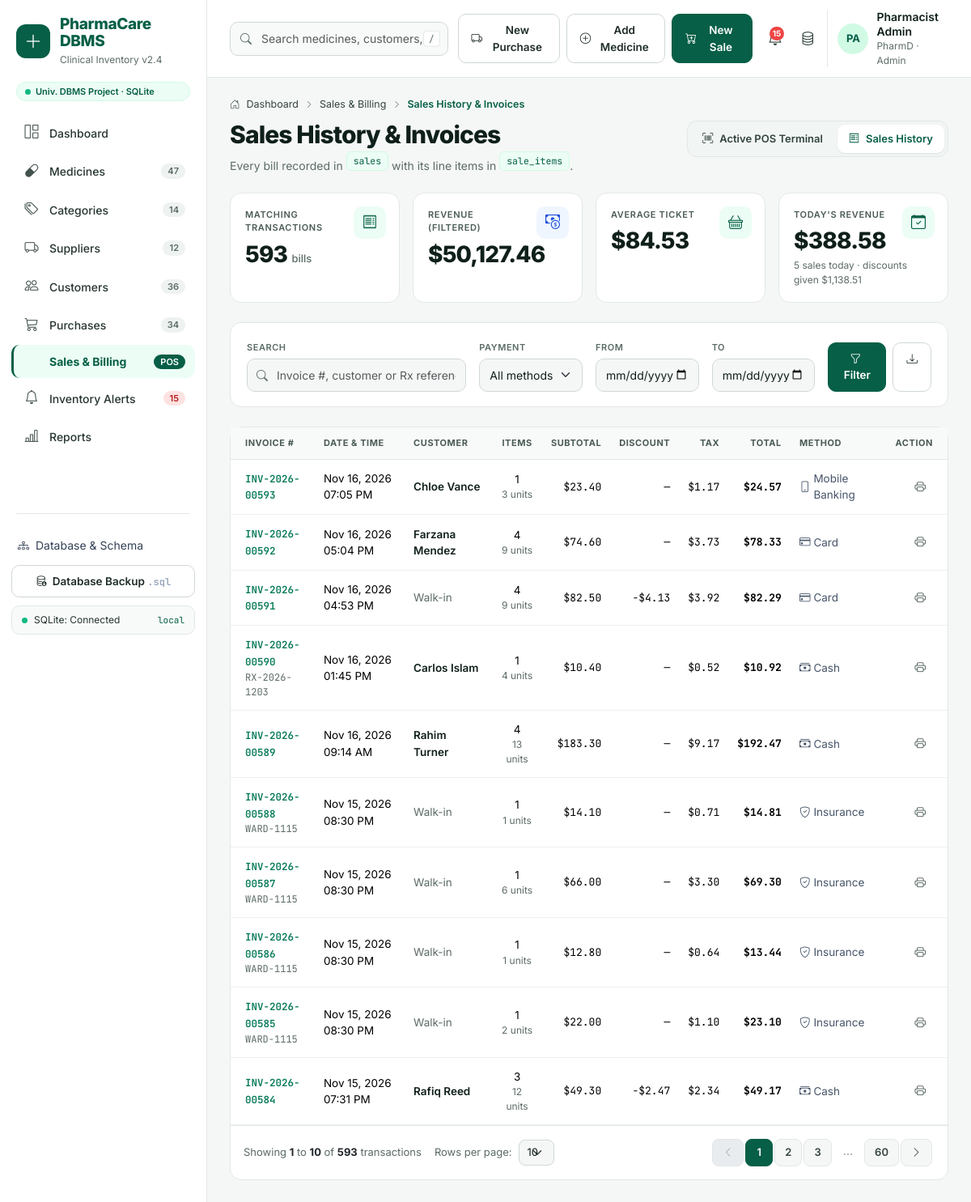
Page /sales/ on the committed database.
### tables this page shows
CREATE TABLE sales (
    sale_id          INTEGER PRIMARY KEY AUTOINCREMENT,
    customer_id      INTEGER       NULL,
    invoice_no       VARCHAR(30)   NULL,
    sale_date        DATETIME      NOT NULL,
    subtotal         DECIMAL(12,2) NOT NULL DEFAULT 0.00,
    discount_amount  DECIMAL(12,2) NOT NULL DEFAULT 0.00,
    tax_amount       DECIMAL(12,2) NOT NULL DEFAULT 0.00,
    total_amount     DECIMAL(12,2) NOT NULL DEFAULT 0.00,
    payment_method   VARCHAR(20)   NOT NULL DEFAULT 'Cash',
    amount_paid      DECIMAL(12,2) NOT NULL DEFAULT 0.00,
    prescription_ref VARCHAR(80)   NULL,
    created_at       DATETIME      NOT NULL DEFAULT CURRENT_TIMESTAMP,
    CONSTRAINT uq_sales_invoice UNIQUE (invoice_no),
    CONSTRAINT fk_sales_customer FOREIGN KEY (customer_id)
        REFERENCES customers (customer_id) ON UPDATE CASCADE ON DELETE RESTRICT,
    CONSTRAINT chk_sales_payment CHECK (payment_method IN ('Cash', 'Card', 'Mobile Banking', 'Insurance'))
);

CREATE TABLE customers (
    customer_id     INTEGER PRIMARY KEY AUTOINCREMENT,
    customer_name   VARCHAR(120) NOT NULL,
    gender          VARCHAR(10)  NULL,
    date_of_birth   DATE         NULL,
    phone           VARCHAR(30)  NOT NULL,
    email           VARCHAR(120) NULL,
    address         VARCHAR(255) NULL,
    city            VARCHAR(80)  NULL,
    customer_type   VARCHAR(20)  NOT NULL DEFAULT 'General',
    allergies       VARCHAR(255) NULL,
    created_at      DATETIME     NOT NULL DEFAULT CURRENT_TIMESTAMP,
    CONSTRAINT chk_customers_type CHECK (customer_type IN ('General', 'Chronic Rx', 'Insured'))
);

### routes/sales.py (the view)
@bp.route("/")
def index():
    db = get_db()
    clause, params, f = _filters()
    total = db.scalar("SELECT COUNT(*) FROM sales s LEFT JOIN customers c ON c.customer_id = s.customer_id"
                      + clause, params, 0)
    page = get_page(total)
    rows = db.query(f"{LIST_SQL}{clause} ORDER BY s.sale_date DESC, s.sale_id DESC LIMIT ? OFFSET ?",
                    params + [page.per_page, page.offset])
    summary = db.one(
        "SELECT COUNT(*) AS txns, COALESCE(SUM(s.total_amount), 0) AS revenue, "
        "       COALESCE(AVG(s.total_amount), 0) AS avg_ticket, COALESCE(SUM(s.discount_amount), 0) AS discounts "
        "FROM sales s LEFT JOIN customers c ON c.customer_id = s.customer_id" + clause, params)
    return render_template("sales/index.html", rows=rows, page=page, f=f, summary=summary,
                           stats=_today_stats(db), payment_methods=PAYMENT_METHODS)

### db.py (called while the page is built, shortened)
def _normalize_value(value):
    if isinstance(value, decimal.Decimal):
        return int(value) if value == value.to_integral_value() else float(value)
    if isinstance(value, datetime.datetime):
        return value.strftime("%Y-%m-%d %H:%M:%S")
    if isinstance(value, datetime.date):
        return value.strftime("%Y-%m-%d")
    if isinstance(value, bytes):
        return value.decode("utf-8", "replace")
    return value

def _normalize_row(row):
    return {k: _normalize_value(v) for k, v in row.items()}

def _sqlite_dict_factory(cursor, row):
    return {col[0]: row[idx] for idx, col in enumerate(cursor.description)}

def _cfg():
    return current_app.config

def get_db():
    if "db" not in g:
        g.db = Database(_cfg())
    return g.db

    def _connect(self):
        self._driver = sqlite3
        path = self.cfg["SQLITE_PATH"]
        if path != ":memory:":
            os.makedirs(os.path.dirname(path), exist_ok=True)
        conn = sqlite3.connect(path)
        conn.row_factory = _sqlite_dict_factory
        conn.execute("PRAGMA foreign_keys = ON")
        return conn

    @property
    def is_mysql(self):
        return self.engine == "mysql"

    def _sql(self, sql):
        if self.is_mysql:
            return sql.replace("%", "%%").replace("?", "%s")
        return sql

    def _run(self, sql, params=()):
        cur = self.conn.cursor()
        try:
            cur.execute(self._sql(sql), tuple(params))
        except self._driver.Error as exc:
            cur.close()
            raise self._wrap_error(exc) from exc
        return cur

    def query(self, sql, params=()):
        cur = self._run(sql, params)
        rows = cur.fetchall()
        cur.close()
        return [_normalize_row(r) for r in rows]

    def one(self, sql, params=()):
        rows = self.query(sql, params)
        return rows[0] if rows else None

    def scalar(self, sql, params=(), default=None):
        row = self.one(sql, params)
        if not row:
            return default
        value = next(iter(row.values()))
        return default if value is None else value

    def close(self):
        try:
            self.conn.close()
        except Exception:
            pass

### utils.py (called while the page is built)
def get_page(total, per_page=None):
    per_page = per_page or int_arg("per_page", current_app.config["PER_PAGE"])
    per_page = per_page if per_page in (10, 25, 50, 100) else current_app.config["PER_PAGE"]
    return Page(total, int_arg("page", 1), per_page)

### templates/sales/index.html (shortened to what this page needs)
{% extends "base.html" %}
{% from "_macros.html" import kcard, pager, crumbs, empty, payment_pill %}
{% block content %}
{{ crumbs([('Dashboard', url_for('dashboard.index')), ('Sales & Billing', url_for('sales.pos')), ('Sales History & Invoices', none)]) }}
<div class="page-head">
  <div>
    <h1 class="page-title">Sales History &amp; Invoices</h1>
    <p class="page-sub">Every bill recorded in <span class="tbl-chip">sales</span> with its line items in <span class="tbl-chip">sale_items</span>.</p>
  </div>
  <div class="d-flex gap-2 flex-wrap">
    <div class="seg">
      <a href="{{ url_for('sales.pos') }}"><i class="bi bi-upc-scan"></i> Active POS Terminal</a>
      <a class="active" href="{{ url_for('sales.index') }}"><i class="bi bi-receipt"></i> Sales History</a>
    </div>
  </div>
</div>
<div class="row g-3 mb-4 row-cols-1 row-cols-sm-2 row-cols-xl-4">
  <div class="col">{{ kcard('Matching transactions', summary.txns | num, 'bi-receipt', 'bills') }}</div>
  <div class="col">{{ kcard('Revenue (filtered)', summary.revenue | money, 'bi-cash-coin', '', 'info') }}</div>
  <div class="col">{{ kcard('Average ticket', summary.avg_ticket | money, 'bi-basket') }}</div>
  <div class="col">{{ kcard("Today's revenue", stats.revenue | money, 'bi-calendar-check', '', '', stats.txns ~ ' sales today · discounts given ' ~ (summary.discounts | money)) }}</div>
</div>
<form class="card-pc mb-4" method="get">
  <div class="card-body-pc">
    <div class="row g-3 align-items-end">
      <div class="col-lg-4">
        <label class="form-label caps" for="f_q">Search</label>
        <div class="input-icon">
          <input class="form-control" id="f_q" name="q" value="{{ f.q }}" placeholder="Invoice #, customer or Rx reference">
        </div>
      </div>
      <div class="col-sm-4 col-lg-2">
        <label class="form-label caps" for="f_method">Payment</label>
        <select class="form-select" id="f_method" name="method">
          <option value="">All methods</option>
        </select>
      </div>
      <div class="col-sm-4 col-lg-2">
        <label class="form-label caps" for="f_start">From</label>
        <input class="form-control" type="date" id="f_start" name="start" value="{{ f.start }}">
      </div>
      <div class="col-sm-4 col-lg-2">
        <label class="form-label caps" for="f_end">To</label>
        <input class="form-control" type="date" id="f_end" name="end" value="{{ f.end }}">
      </div>
      <div class="col-lg-2 d-flex gap-2">
        <button class="btn btn-brand flex-grow-1" type="submit"><i class="bi bi-funnel me-1"></i>Filter</button>
        <a class="btn btn-soft" href="{{ url_for('sales.export', **request.args) }}" title="Export CSV" aria-label="Export CSV"><i class="bi bi-download"></i></a>
      </div>
    </div>
  </div>
</form>
<section class="card-pc">
  <div class="table-responsive">
    <table class="table table-pc">
      <thead><tr><th>Invoice #</th><th>Date &amp; Time</th><th>Customer</th><th class="text-center">Items</th><th class="text-end">Subtotal</th><th class="text-end">Discount</th><th class="text-end">Tax</th><th class="text-end">Total</th><th>Method</th><th class="text-end">Action</th></tr></thead>
      <tbody>
      {% for s in rows %}
        <tr>
          <td><a class="mono fw-semibold tw-text-[12.5px]" href="{{ url_for('sales.invoice', sale_id=s.sale_id) }}">{{ s.invoice_no }}</a>
            {% if s.prescription_ref %}<div class="cell-sub mono">{{ s.prescription_ref }}</div>{% endif %}</td>
          <td>{{ s.sale_date | datetime }}</td>
          <td>{% if s.customer_id %}<a class="cell-title" href="{{ url_for('customers.detail', customer_id=s.customer_id) }}">{{ s.customer_name }}</a>{% else %}<span class="text-muted-2">Walk-in</span>{% endif %}</td>
          <td class="text-center">{{ s.line_count }}<div class="cell-sub">{{ s.units }} units</div></td>
          <td class="text-end num">{{ s.subtotal | money }}</td>
          <td class="text-end num {{ 'tw-text-brand-700' if s.discount_amount }}">{{ ('-' ~ (s.discount_amount | money)) if s.discount_amount else '—' }}</td>
          <td class="text-end num">{{ s.tax_amount | money }}</td>
          <td class="text-end num fw-bold">{{ s.total_amount | money }}</td>
          <td>{{ payment_pill(s.payment_method) }}</td>
          <td class="text-end"><a class="btn-icon" href="{{ url_for('sales.invoice', sale_id=s.sale_id) }}" title="View / print invoice" aria-label="View invoice"><i class="bi bi-printer"></i></a></td>
        </tr>
      {% else %}
        <tr><td colspan="10">{{ empty('No sales match these filters.', 'bi-search') }}</td></tr>
      {% endfor %}
      </tbody>
    </table>
  </div>
  {{ pager(page, 'transactions') }}
</section>
{% endblock %}

### templates/_macros.html (shortened to what this page needs)
{% macro kcard(label, value, icon='', unit='', tone='', foot='') -%}
<div class="kpi {{ tone }}">
  {% if icon %}<span class="kpi-icon"><i class="bi {{ icon }}"></i></span>{% endif %}
  <div class="kpi-label pe-5">{{ label }}</div>
  <div class="kpi-value">{{ value }}{% if unit %} <small>{{ unit }}</small>{% endif %}</div>
  {% if foot or caller %}<div class="kpi-foot">{% if caller %}{{ caller() }}{% else %}{{ foot }}{% endif %}</div>{% endif %}
</div>
{%- endmacro %}
{% macro pager(page, noun='records') -%}
<div class="d-flex flex-wrap gap-3 align-items-center justify-content-between px-3 py-3 border-top">
  <div class="d-flex flex-wrap align-items-center gap-3 tw-text-[13px] text-muted-2">
    <span>Showing <b class="text-body">{{ page.start }}</b> to <b class="text-body">{{ page.end }}</b> of <b class="text-body">{{ page.total }}</b> {{ noun }}</span>
    <span class="d-flex align-items-center gap-2">Rows per page:
      <select class="form-select form-select-sm w-auto" data-nav-select aria-label="Rows per page">
        {% for n in (10, 25, 50, 100) %}<option value="{{ url_with(per_page=n, page=None) }}" {{ 'selected' if page.per_page == n }}>{{ n }}</option>{% endfor %}
      </select>
    </span>
  </div>
  {% if page.pages > 1 %}
  <nav aria-label="Pagination">
    <ul class="pagination pager mb-0">
      <li class="page-item {{ 'disabled' if page.page == 1 }}"><a class="page-link" href="{{ url_with(page=page.page - 1) }}" aria-label="Previous"><i class="bi bi-chevron-left"></i></a></li>
      {% for n in page.window() %}
        {% if n is none %}<li class="page-item disabled"><span class="page-link border-0 bg-transparent">…</span></li>
        {% else %}<li class="page-item {{ 'active' if n == page.page }}"><a class="page-link" href="{{ url_with(page=n) }}">{{ n }}</a></li>{% endif %}
      {% endfor %}
      <li class="page-item {{ 'disabled' if page.page == page.pages }}"><a class="page-link" href="{{ url_with(page=page.page + 1) }}" aria-label="Next"><i class="bi bi-chevron-right"></i></a></li>
    </ul>
  </nav>
  {% endif %}
</div>
{%- endmacro %}
{% macro crumbs(items) -%}
<div class="crumbs">
  <i class="bi bi-house-door"></i>
  {% for label, href in items %}
    {% if not loop.first %}<i class="bi bi-chevron-right"></i>{% endif %}
    {% if href %}<a href="{{ href }}">{{ label }}</a>{% elif loop.last %}<span class="here">{{ label }}</span>{% else %}<span>{{ label }}</span>{% endif %}
  {% endfor %}
</div>
{%- endmacro %}
{% macro payment_pill(method) -%}
{% set icons = {'Cash': 'bi-cash-stack', 'Card': 'bi-credit-card', 'Mobile Banking': 'bi-phone', 'Insurance': 'bi-shield-check'} %}
<span class="tw-inline-flex tw-items-center tw-gap-1 tw-text-slate-600"><i class="bi {{ icons.get(method, 'bi-wallet2') }}"></i> {{ method }}</span>
{%- endmacro %}

### rows in the picture
sales: invoice_no "INV-2026-00593", sale_date "Nov 16, 2026 07:05 PM", customer_name "Chloe Vance", line_count "1", units "3", subtotal "$23.40", discount_amount "—", tax_amount "$1.17", total_amount "$24.57", payment_method "Mobile Banking"
sales: invoice_no "INV-2026-00592", sale_date "Nov 16, 2026 05:04 PM", customer_name "Farzana Mendez", line_count "4", units "9", subtotal "$74.60", discount_amount "—", tax_amount "$3.73", total_amount "$78.33", payment_method "Card"
sales: invoice_no "INV-2026-00591", sale_date "Nov 16, 2026 04:53 PM", shows "Walk-in", line_count "4", units "9", subtotal "$82.50", discount_amount "-$4.13", tax_amount "$3.92", total_amount "$82.29", payment_method "Card"
sales: invoice_no "INV-2026-00590", prescription_ref "RX-2026-1203", sale_date "Nov 16, 2026 01:45 PM", customer_name "Carlos Islam", line_count "1", units "4", subtotal "$10.40", discount_amount "—", tax_amount "$0.52", total_amount "$10.92", payment_method "Cash"
sales: invoice_no "INV-2026-00589", sale_date "Nov 16, 2026 09:14 AM", customer_name "Rahim Turner", line_count "4", units "13", subtotal "$183.30", discount_amount "—", tax_amount "$9.17", total_amount "$192.47", payment_method "Cash"
sales: invoice_no "INV-2026-00588", prescription_ref "WARD-1115", sale_date "Nov 15, 2026 08:30 PM", shows "Walk-in", line_count "1", units "1", subtotal "$14.10", discount_amount "—", tax_amount "$0.71", total_amount "$14.81", payment_method "Insurance"
sales: invoice_no "INV-2026-00587", prescription_ref "WARD-1115", sale_date "Nov 15, 2026 08:30 PM", shows "Walk-in", line_count "1", units "6", subtotal "$66.00", discount_amount "—", tax_amount "$3.30", total_amount "$69.30", payment_method "Insurance"
sales: invoice_no "INV-2026-00586", prescription_ref "WARD-1115", sale_date "Nov 15, 2026 08:30 PM", shows "Walk-in", line_count "1", units "1", subtotal "$12.80", discount_amount "—", tax_amount "$0.64", total_amount "$13.44", payment_method "Insurance"
sales: invoice_no "INV-2026-00585", prescription_ref "WARD-1115", sale_date "Nov 15, 2026 08:30 PM", shows "Walk-in", line_count "1", units "2", subtotal "$22.00", discount_amount "—", tax_amount "$1.10", total_amount "$23.10", payment_method "Insurance"
sales: invoice_no "INV-2026-00584", sale_date "Nov 15, 2026 07:31 PM", customer_name "Rafiq Reed", line_count "3", units "12", subtotal "$49.30", discount_amount "-$2.47", tax_amount "$2.34", total_amount "$49.17", payment_method "Cash"

### other values in the picture
{{ db_engine }} "SQLite"
{{ label }} "Dashboard" "Medicines" "Categories" "Suppliers" "Customers" "Purchases" "Sales & Billing" "Inventory Alerts" "Reports"
{{ count }} "47" "14" "12" "36" "34" "POS" "15"
{{ 'Connected' if db_ok else 'Offline' }} "Connected"
{{ 'InnoDB' if db_engine == 'MySQL' else 'local' }} "local"
{{ nav_counts.alerts }} "15"
{{ label }} "Dashboard" "Sales & Billing"
{{ label }} "Sales History & Invoices"
{{ label }} "MATCHING TRANSACTIONS REVENUE (FILTERED) AVERAGE TICKET TODAY'S REVENUE"
{{ value }} "593 $50,127.46 $84.53 $388.58"
{{ unit }} "bills"
{{ foot }} "5 sales today · discounts given $1,138.51"
{{ page.start }} "1"
{{ page.end }} "10"
{{ page.total }} "593"
